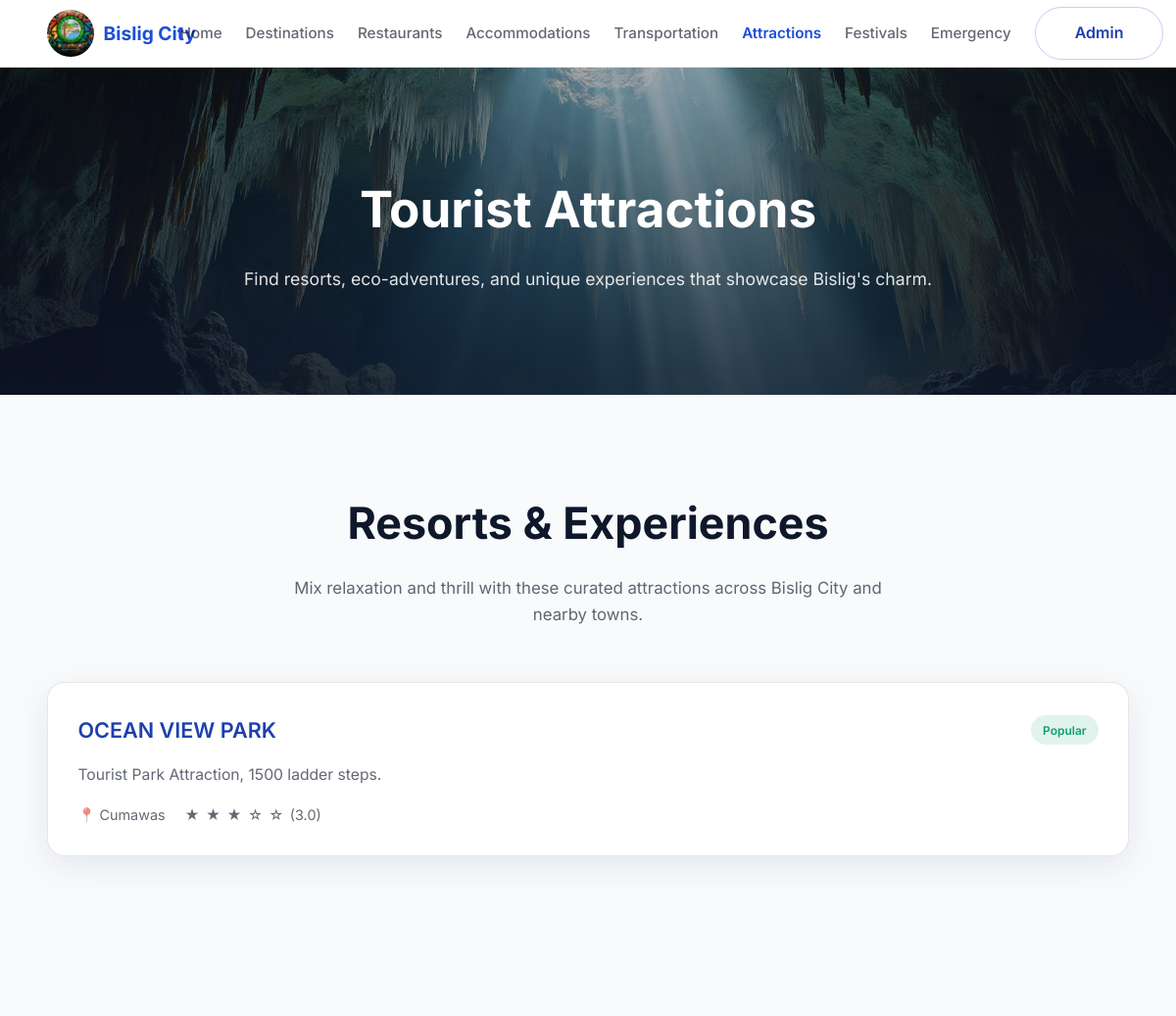
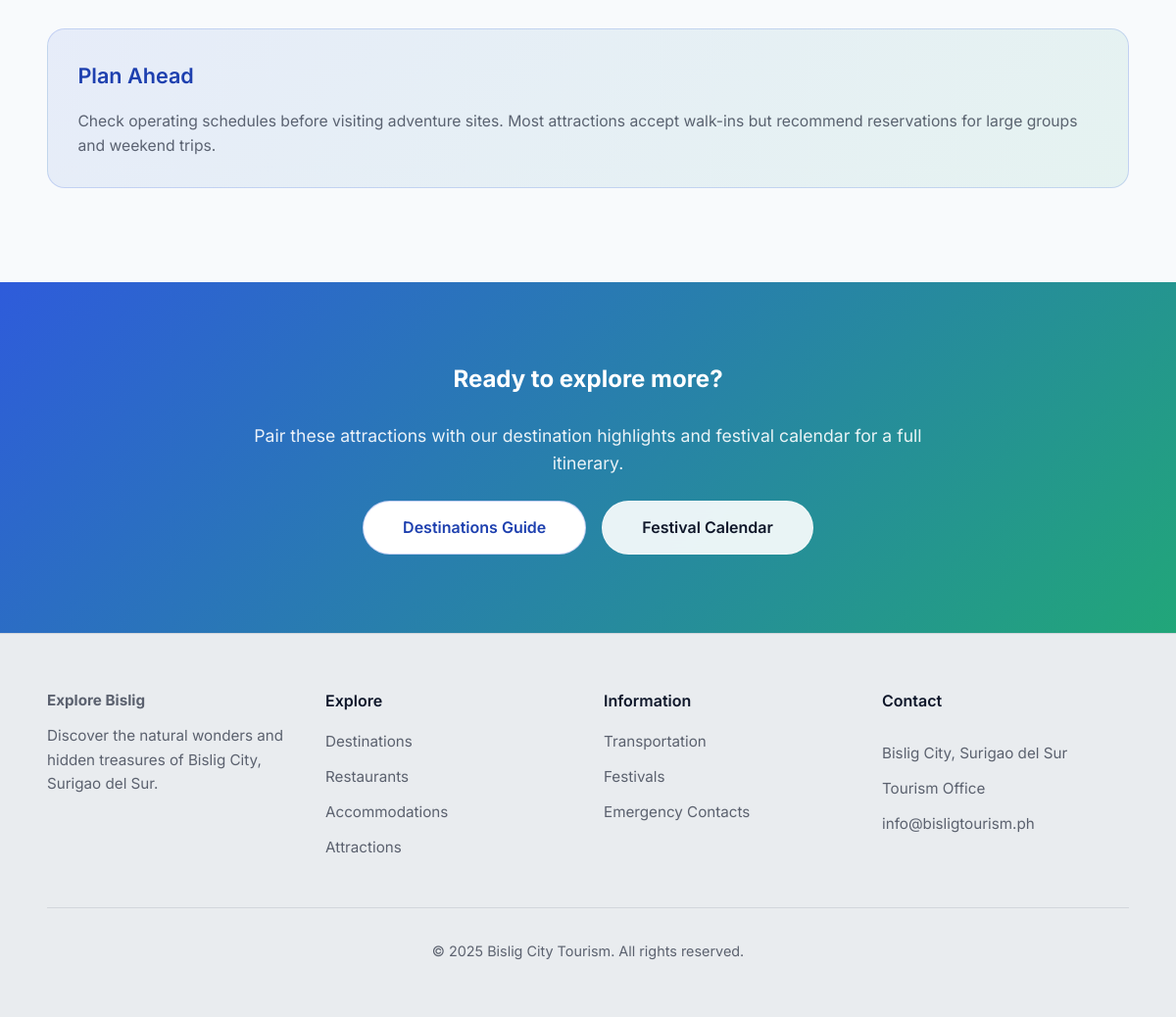
The page /attractions.php on the database its author committed (2 pictures, top to bottom).
### tables this page shows
CREATE TABLE `attractions` (
  `id` int(11) NOT NULL,
  `name` varchar(100) NOT NULL,
  `description` text NOT NULL,
  `location` varchar(100) NOT NULL,
  `rating` decimal(2,1) DEFAULT 0.0,
  `badge` varchar(50) DEFAULT NULL,
  `created_at` timestamp NOT NULL DEFAULT current_timestamp(),
  `updated_at` timestamp NOT NULL DEFAULT current_timestamp() ON UPDATE current_timestamp()
);

### attractions.php (the view, shortened to what this page needs)
<?php
include 'admin/database.php';
$result = mysqli_query($conn, "SELECT * FROM attractions ORDER BY rating DESC");
include 'header.php';
?>
    <main>
      <section class="page-hero" style="--hero-image: url('assets/hinayagan-cave.jpg');">
        <div class="container">
          <h1>Tourist Attractions</h1>
          <p>Find resorts, eco-adventures, and unique experiences that showcase Bislig's charm.</p>
        </div>
      </section>
      <section class="section">
        <div class="container">
          <header class="section-header">
            <h2>Resorts &amp; Experiences</h2>
            <p>Mix relaxation and thrill with these curated attractions across Bislig City and nearby towns.</p>
          </header>
          <div class="grid three">
            <?php if (mysqli_num_rows($result) > 0): ?>
              <?php while ($row = mysqli_fetch_assoc($result)): ?>
                <article class="card">
                  <div class="flex-between">
                    <h3><?= htmlspecialchars($row['name']) ?></h3>
                    <?php if (!empty($row['badge'])): ?>
                      <span class="badge"><?= htmlspecialchars($row['badge']) ?></span>
                    <?php endif; ?>
                  </div>
                  <p><?= htmlspecialchars($row['description']) ?></p>
                  <div class="meta">
                    <span>📍 <?= htmlspecialchars($row['location']) ?></span>
                    <span class="rating-stars" data-id="<?= $row['id'] ?>">
                      <?php
                        $fullStars = isset($row['rating']) ? floor($row['rating']) : 0;
                        $halfStar = (isset($row['rating']) && ($row['rating'] - $fullStars) >= 0.5) ? 1 : 0;
                        for ($i = 1; $i <= 5; $i++) {
                          if ($i <= $fullStars) {
                            echo '<span class="star" data-value="'.$i.'">&#9733;</span>';
                          } elseif ($i == $fullStars + 1 && $halfStar) {
                            echo '<span class="star" data-value="'.$i.'">&#9733;</span>';
                          } else {
                            echo '<span class="star" data-value="'.$i.'">&#9734;</span>';
                          }
                        }
                      ?>
                      <span class="rating-value">(<?= isset($row['rating']) ? number_format($row['rating'], 1) : '0.0' ?>)</span>
                    </span>
                  </div>
                </article>
              <?php endwhile; ?>
            <?php else: ?>
              <div class="card">
                <p>No attractions available at the moment. Please check back later.</p>
              </div>
            <?php endif; ?>
          </div>
        </div>
      </section>
      <section class="section">
        <div class="container">
          <div class="card highlight">
            <h3>Plan Ahead</h3>
            <p>
              Check operating schedules before visiting adventure sites. Most attractions accept walk-ins but recommend
              reservations for large groups and weekend trips.
            </p>
          </div>
        </div>
      </section>
    </main>
    <section class="cta-section">
      <div class="container">
        <h2 class="weight-semibold">Ready to explore more?</h2>
        <p>Pair these attractions with our destination highlights and festival calendar for a full itinerary.</p>
        <div class="button-row">
          <a class="btn btn-secondary" href="destinations.php">Destinations Guide</a>
          <a class="btn btn-outline" href="festivals.php">Festival Calendar</a>
        </div>
      </div>
    </section>
    <?php include 'footer.php'; ?>
  </body>
</html>

### styles.css (style rules this page uses)
*, *::before, *::after { box-sizing: border-box; margin: 0; padding: 0; }
:root { --color-background: #f8fafc; --color-surface: #ffffff; --color-border: rgba(15, 23, 42, 0.1); --color-text: #0f172a; --color-muted: rgba(15, 23, 42, 0.65); --color-primary: #1d4ed8; --color-primary-dark: #1e40af; --color-accent: #0f9f6e; --shadow-soft: 0 10px 35px rgba(15, 23, 42, 0.08); --shadow-hover: 0 18px 45px rgba(15, 23, 42, 0.15); font-size: 16px; }
body { font-family: "Inter", "Segoe UI", system-ui, -apple-system, sans-serif; background: var(--color-background); color: var(--color-text); line-height: 1.6; min-height: 100vh; display: flex; flex-direction: column; }
a { color: inherit; text-decoration: none; }
.container { width: min(1120px, 92vw); margin: 0 auto; }
.button-row { display: flex; flex-wrap: wrap; gap: 1rem; justify-content: center; }
.btn { display: inline-flex; align-items: center; justify-content: center; padding: 0.85rem 2.5rem; border-radius: 999px; font-size: 1rem; font-weight: 600; transition: transform 0.25s ease, box-shadow 0.25s ease, background 0.25s ease, color 0.25s ease; cursor: pointer; border: 1px solid transparent; }
.btn-outline { background: rgba(255, 255, 255, 0.9); border-color: rgba(255, 255, 255, 0.35); color: var(--color-text); backdrop-filter: blur(6px); }
.btn-secondary { background: #ffffff; color: var(--color-primary-dark); border-color: rgba(29, 78, 216, 0.25); }
.badge { display: inline-flex; align-items: center; gap: 0.4rem; padding: 0.35rem 0.75rem; border-radius: 999px; font-size: 0.75rem; font-weight: 600; background: rgba(15, 159, 110, 0.12); color: var(--color-accent); }
.page-hero { position: relative; padding: clamp(4.5rem, 10vw, 6.5rem) 0; text-align: center; color: #ffffff; overflow: hidden; }
.page-hero::before { content: ""; position: absolute; inset: 0; background-image: var(--hero-image, none); background-size: cover; background-position: center; z-index: -2; }
.page-hero::after { content: ""; position: absolute; inset: 0; background: linear-gradient(180deg, rgba(15, 23, 42, 0.35), rgba(15, 23, 42, 0.78)); z-index: -1; }
.page-hero .container { width: min(780px, 92vw); display: grid; gap: 1rem; }
.page-hero h1 { font-size: clamp(2.4rem, 6vw, 3.2rem); font-weight: 700; }
.page-hero p { font-size: clamp(1rem, 2.8vw, 1.1rem); color: rgba(255, 255, 255, 0.88); }
.section { padding: clamp(3.5rem, 8vw, 6rem) 0; }
.section-header { text-align: center; margin-bottom: 3.5rem; display: grid; gap: 1rem; }
.section-header h2 { font-size: clamp(2rem, 4vw, 2.8rem); font-weight: 700; }
.section-header p { color: var(--color-muted); font-size: 1.05rem; width: min(640px, 90vw); justify-self: center; }
.grid { display: grid; gap: 1.75rem; }
.grid.three { grid-template-columns: repeat(auto-fit, minmax(280px, 1fr)); }
.card { background: var(--color-surface); border-radius: 18px; border: 1px solid var(--color-border); padding: 1.9rem; box-shadow: var(--shadow-soft); display: grid; gap: 1rem; transition: transform 0.25s ease, box-shadow 0.25s ease; }
.card h3 { font-size: 1.35rem; font-weight: 600; color: var(--color-primary-dark); }
.card p { color: var(--color-muted); font-size: 0.98rem; }
.card .meta { display: flex; flex-wrap: wrap; gap: 0.75rem 1.25rem; font-size: 0.9rem; color: var(--color-muted); }
.card .meta span { display: inline-flex; align-items: center; gap: 0.4rem; }
.card.highlight { background: linear-gradient(135deg, rgba(29, 78, 216, 0.08), rgba(15, 159, 110, 0.08)); border: 1px solid rgba(29, 78, 216, 0.18); box-shadow: none; }
.cta-section { background: linear-gradient(135deg, rgba(29, 78, 216, 0.92), rgba(15, 159, 110, 0.92)); color: #ffffff; text-align: center; padding: clamp(3.5rem, 8vw, 5rem) 0; }
.cta-section .container { display: grid; gap: 1.5rem; width: min(720px, 94vw); }
.cta-section p { color: rgba(255, 255, 255, 0.9); font-size: 1.1rem; }
.flex-between { display: flex; align-items: center; justify-content: space-between; }
.weight-semibold { font-weight: 700; }

### rows shown on the page
attractions: name "OCEAN VIEW PARK", badge "Popular", description "Tourist Park Attraction, 1500 ladder steps.", location "Cumawas", rating "3.0"
